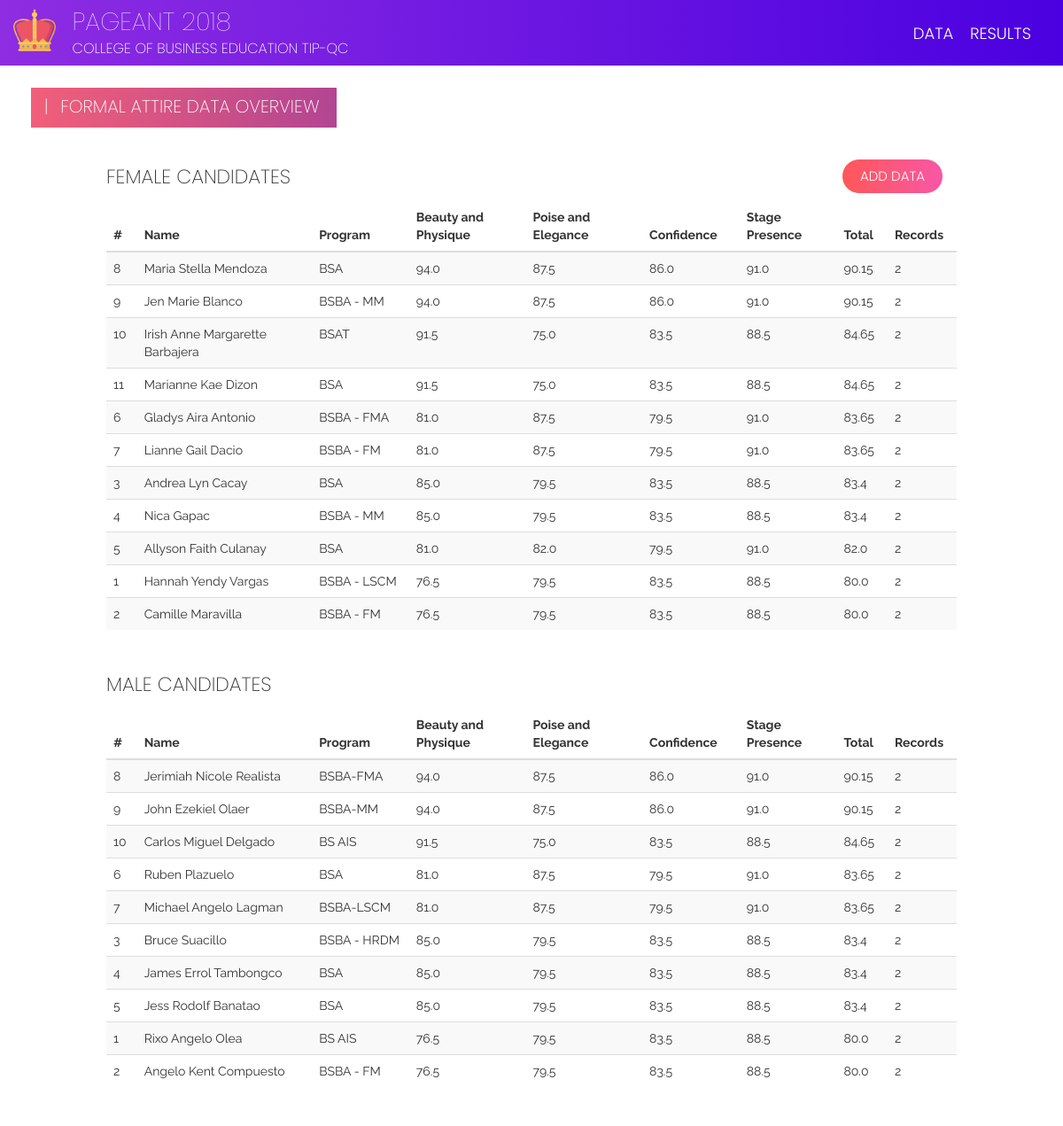
/candidates/formal_attire/ (signed in), run on the app's committed database.
### candidates/models.py (models this page shows, shortened)
class FormalAttireTotal(models.Model):
    candidate = models.OneToOneField(Candidate, on_delete=models.CASCADE)
    beauty_and_physique = models.FloatField(validators=[MaxValueValidator(100), MinValueValidator(0)])
    poise_and_elegance = models.FloatField(validators=[MaxValueValidator(100), MinValueValidator(0)])
    confidence = models.FloatField(validators=[MaxValueValidator(100), MinValueValidator(0)])
    stage_presence = models.FloatField(validators=[MaxValueValidator(100), MinValueValidator(0)])
    total = models.FloatField(null=True)
    votes = models.IntegerField(default=0)

class Candidate(models.Model):
    idx = models.IntegerField(null=True)
    picture = models.ImageField(default="default.png")
    first_name = models.CharField(max_length=50)
    last_name = models.CharField(max_length=50)
    program = models.CharField(max_length=50)
    sex = models.CharField(max_length=8, choices=(('Male', 'Male'), ('Female', 'Female')))
    order = models.IntegerField(null=True)
    class Meta:
        ordering = ('idx', 'sex')

### candidates/views.py (the view)
# urls.py: path('formal_attire/', views.formal_attire_overview, name='formal_attire_overview'),
@login_required(login_url='admin:login')
def formal_attire_overview(request):
    data = FormalAttireTotal.objects.all().order_by('-total')
    return render(request, 'candidates/formal_attire_overview.html', {'data': data})

### candidates/templates/candidates/formal_attire_overview.html
{% extends 'add.html' %}
{% load static %}
{% block form %}
<link href="{% static 'css/add.css' %}" rel="stylesheet"/>
<div class="page-label-box">
    <h2 class="page-label">|<span style="padding-right: 8px;">  </span>Formal Attire Data Overview</h2>
</div>
<a id="btn-transact" class="btn btn-x btn-t-x" href="{% url 'candidates:formal_attire_list' %}">Add Data</a>
<div class="row" id="table-content">
    <h3 class="table-label-x">Female Candidates</h3>
    <table class="table table-striped">
        <thead>
        <tr>
            <th scope="col" style="width: 3%;">#</th>
            <th scope="col" style="width: 18%;">Name</th>
            <th scope="col" style="width: 10%;">Program</th>
            <th scope="col" style="width: 12%;">Beauty and Physique</th>
            <th scope="col" style="width: 12%;">Poise and Elegance</th>
            <th scope="col" style="width: 10%;">Confidence</th>
            <th scope="col" style="width: 10%;">Stage Presence</th>
            <th scope="col" style="width: 5%;">Total</th>
            <th scope="col" style="width: 5%;">Records</th>
        </tr>
        </thead>
        <tbody>
        {% for each in data %}
        {% if each.candidate.sex == 'Female' %}
        <tr>
            <th scope="row">{{ each.candidate.idx }}</th>
            <td>{{ each.candidate.first_name }}<span> </span>{{ each.candidate.last_name }}</td>
            <td>{{ each.candidate.program }}</td>
            <td>{{ each.beauty_and_physique }}</td>
            <td>{{ each.poise_and_elegance }}</td>
            <td>{{ each.confidence }}</td>
            <td>{{ each.stage_presence }}</td>
            <td>{{ each.total }}</td>
            <td>{{ each.votes }}</td>
        </tr>
        {% endif %}
        {% endfor %}
        </tbody>
    </table>
    <h3 class="table-label-x table-label-male">Male Candidates</h3>
    <table class="table table-striped">
        <thead>
        <tr>
            <th scope="col" style="width: 3%;">#</th>
            <th scope="col" style="width: 18%;">Name</th>
            <th scope="col" style="width: 10%;">Program</th>
            <th scope="col" style="width: 12%;">Beauty and Physique</th>
            <th scope="col" style="width: 12%;">Poise and Elegance</th>
            <th scope="col" style="width: 10%;">Confidence</th>
            <th scope="col" style="width: 10%;">Stage Presence</th>
            <th scope="col" style="width: 5%;">Total</th>
            <th scope="col" style="width: 5%;">Records</th>
        </tr>
        </thead>
        <tbody>
        {% for each in data %}
        {% if each.candidate.sex == 'Male' %}
        <tr>
            <th scope="row">{{ each.candidate.idx }}</th>
            <td>{{ each.candidate.first_name }}<span> </span>{{ each.candidate.last_name }}</td>
            <td>{{ each.candidate.program }}</td>
            <td>{{ each.beauty_and_physique }}</td>
            <td>{{ each.poise_and_elegance }}</td>
            <td>{{ each.confidence }}</td>
            <td>{{ each.stage_presence }}</td>
            <td>{{ each.total }}</td>
            <td>{{ each.votes }}</td>
        </tr>
        {% endif %}
        {% endfor %}
        </tbody>
    </table>
</div>
{% endblock %}

### staticfiles/css/base.css (style rules this page uses)
p, td, a, .btn-x { font-family: "Raleway", -apple-system, BlinkMacSystemFont, "Segoe UI", Roboto, "Helvetica Neue", Arial, sans-serif; font-weight: 300; }
.btn-x { text-transform: uppercase; border-radius: 0; }
table tbody tr th, table tbody tr td { font-size: 14px; font-weight: 400; }
h1, h2, h3, h4, h5, h6 { font-weight: 200; font-family: "Poppins", -apple-system, BlinkMacSystemFont, "Segoe UI", Roboto, "Helvetica Neue", Arial, sans-serif; }
.table-label-male { margin-top: 50px; }
.page-label { text-transform: uppercase; padding-left: 15px; margin-top: 10px; padding-right: 20px; font-size: 20px; font-weight: 200; color: white; }
.table-label-x { margin-bottom: 15px; text-transform: uppercase; font-size: 22px; }
.page-label-box { background: #B24592; background: -webkit-linear-gradient(to right, #F15F79, #B24592); background: linear-gradient(to right, #F15F79, #B24592); display: inline-block; margin-left: 20px; height: 45px; margin-top: 25px; }
body { font-family: "Raleway", -apple-system, BlinkMacSystemFont, "Segoe UI", Roboto, "Helvetica Neue", Arial, sans-serif; font-weight: 400; }
.btn-x { margin-top: 15px; margin-left: -15px; font-family: "Poppins", -apple-system, BlinkMacSystemFont, "Segoe UI", Roboto, "Helvetica Neue", Arial, sans-serif; font-weight: 300; font-size: 15px; padding-top: 8px; }
#btn-transact { background: #f857a6; background: -webkit-linear-gradient(to right, #ff5858, #f857a6); background: linear-gradient(to right, #ff5858, #f857a6); border-radius: 20px; border-color: white; color: white; height: 40px; padding-left: 20px; padding-right: 20px; }
.btn-t-x { float: right; margin-right: 10vw; margin-top: 105px; }

### staticfiles/css/add.css (style rules this page uses)
#table-content { width: 80vw; margin: 2vw auto; }

### data on the page
FormalAttireTotal: candidate.idx "8", candidate.first_name "Maria Stella", candidate.last_name "Mendoza", candidate.program "BSA", beauty_and_physique "94.0", poise_and_elegance "87.5", confidence "86.0", stage_presence "91.0", total "90.15", votes "2"
FormalAttireTotal: candidate.idx "9", candidate.first_name "Jen Marie", candidate.last_name "Blanco", candidate.program "BSBA - MM", beauty_and_physique "94.0", poise_and_elegance "87.5", confidence "86.0", stage_presence "91.0", total "90.15", votes "2"
FormalAttireTotal: candidate.idx "10", candidate.first_name "Irish Anne Margarette", candidate.last_name "Barbajera", candidate.program "BSAT", beauty_and_physique "91.5", poise_and_elegance "75.0", confidence "83.5", stage_presence "88.5", total "84.65", votes "2"
FormalAttireTotal: candidate.idx "11", candidate.first_name "Marianne Kae", candidate.last_name "Dizon", candidate.program "BSA", beauty_and_physique "91.5", poise_and_elegance "75.0", confidence "83.5", stage_presence "88.5", total "84.65", votes "2"
FormalAttireTotal: candidate.idx "6", candidate.first_name "Gladys Aira", candidate.last_name "Antonio", candidate.program "BSBA - FMA", beauty_and_physique "81.0", poise_and_elegance "87.5", confidence "79.5", stage_presence "91.0", total "83.65", votes "2"
FormalAttireTotal: candidate.idx "7", candidate.first_name "Lianne Gail", candidate.last_name "Dacio", candidate.program "BSBA - FM", beauty_and_physique "81.0", poise_and_elegance "87.5", confidence "79.5", stage_presence "91.0", total "83.65", votes "2"
FormalAttireTotal: candidate.idx "3", candidate.first_name "Andrea Lyn", candidate.last_name "Cacay", candidate.program "BSA", beauty_and_physique "85.0", poise_and_elegance "79.5", confidence "83.5", stage_presence "88.5", total "83.4", votes "2"
FormalAttireTotal: candidate.idx "4", candidate.first_name "Nica", candidate.last_name "Gapac", candidate.program "BSBA - MM", beauty_and_physique "85.0", poise_and_elegance "79.5", confidence "83.5", stage_presence "88.5", total "83.4", votes "2"
FormalAttireTotal: candidate.idx "5", candidate.first_name "Allyson Faith", candidate.last_name "Culanay", candidate.program "BSA", beauty_and_physique "81.0", poise_and_elegance "82.0", confidence "79.5", stage_presence "91.0", total "82.0", votes "2"
FormalAttireTotal: candidate.idx "1", candidate.first_name "Hannah Yendy", candidate.last_name "Vargas", candidate.program "BSBA - LSCM", beauty_and_physique "76.5", poise_and_elegance "79.5", confidence "83.5", stage_presence "88.5", total "80.0", votes "2"
FormalAttireTotal: candidate.idx "2", candidate.first_name "Camille", candidate.last_name "Maravilla", candidate.program "BSBA - FM", beauty_and_physique "76.5", poise_and_elegance "79.5", confidence "83.5", stage_presence "88.5", total "80.0", votes "2"
FormalAttireTotal: candidate.idx "8", candidate.first_name "Jerimiah Nicole", candidate.last_name "Realista", candidate.program "BSBA-FMA", beauty_and_physique "94.0", poise_and_elegance "87.5", confidence "86.0", stage_presence "91.0", total "90.15", votes "2"
FormalAttireTotal: candidate.idx "9", candidate.first_name "John Ezekiel", candidate.last_name "Olaer", candidate.program "BSBA-MM", beauty_and_physique "94.0", poise_and_elegance "87.5", confidence "86.0", stage_presence "91.0", total "90.15", votes "2"
FormalAttireTotal: candidate.idx "10", candidate.first_name "Carlos Miguel", candidate.last_name "Delgado", candidate.program "BS AIS", beauty_and_physique "91.5", poise_and_elegance "75.0", confidence "83.5", stage_presence "88.5", total "84.65", votes "2"
FormalAttireTotal: candidate.idx "6", candidate.first_name "Ruben", candidate.last_name "Plazuelo", candidate.program "BSA", beauty_and_physique "81.0", poise_and_elegance "87.5", confidence "79.5", stage_presence "91.0", total "83.65", votes "2"
FormalAttireTotal: candidate.idx "7", candidate.first_name "Michael Angelo", candidate.last_name "Lagman", candidate.program "BSBA-LSCM", beauty_and_physique "81.0", poise_and_elegance "87.5", confidence "79.5", stage_presence "91.0", total "83.65", votes "2"
FormalAttireTotal: candidate.idx "3", candidate.first_name "Bruce", candidate.last_name "Suacillo", candidate.program "BSBA - HRDM", beauty_and_physique "85.0", poise_and_elegance "79.5", confidence "83.5", stage_presence "88.5", total "83.4", votes "2"
FormalAttireTotal: candidate.idx "4", candidate.first_name "James Errol", candidate.last_name "Tambongco", candidate.program "BSA", beauty_and_physique "85.0", poise_and_elegance "79.5", confidence "83.5", stage_presence "88.5", total "83.4", votes "2"
FormalAttireTotal: candidate.idx "5", candidate.first_name "Jess Rodolf", candidate.last_name "Banatao", candidate.program "BSA", beauty_and_physique "85.0", poise_and_elegance "79.5", confidence "83.5", stage_presence "88.5", total "83.4", votes "2"
FormalAttireTotal: candidate.idx "1", candidate.first_name "Rixo Angelo", candidate.last_name "Olea", candidate.program "BS AIS", beauty_and_physique "76.5", poise_and_elegance "79.5", confidence "83.5", stage_presence "88.5", total "80.0", votes "2"
FormalAttireTotal: candidate.idx "2", candidate.first_name "Angelo Kent", candidate.last_name "Compuesto", candidate.program "BSBA - FM", beauty_and_physique "76.5", poise_and_elegance "79.5", confidence "83.5", stage_presence "88.5", total "80.0", votes "2"
